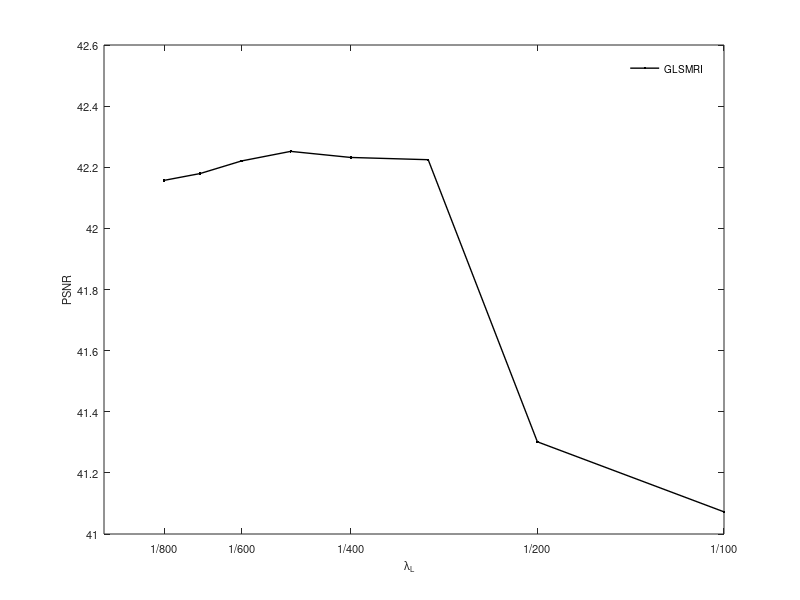

Here is the MATLAB script that generated this plot: (Note: this script raises an error after producing the figure.)

if 0
    clear
    fontsize = 15;
    load parameter\pspsnr
    PSNR_dl = [];
    PSNR_glwave = [];
    for i = 1:length(ps)
        PSNR_dl = [PSNR_dl,pspsnr{i}.param.PSNR(end)];
        PSNR_glwave = [PSNR_glwave,pspsnr{i}.param_wave.PSNR(end)];
    end
    
    f = figure;
    gg = get(f,'position');
    gg(3) = gg(3)*2;
    gg(4) = gg(4)/1.5;
    set(f,'position',gg)
    set(gcf,'color','w');
    
    plot(ps,PSNR_dl, '.-')
    hold on
    plot(ps,PSNR_glwave, 'r.-')
    legend(['DLMRI ' ], ...
        ['GLSMRI ']);
    set(gca,'XTick',ps);
    xlabel('Patch Size','fontsize',fontsize);
    ylabel('PSNR','fontsize',fontsize);
    %title('(a)');
    %{
    set(gca,'XTick',x);
    set(gca,'XTickLabel',{'0','1','10','20','30','40','50','60','70','80','90','100',''});
        legend(['GLSMRI'],['DLMRI ' ]);
    text(198,31.8,'+\infty','FontSize',15);
    xlabel('\lambda_L/\lambda_G','fontsize',fontsize);
    ylabel('PSNR','fontsize',fontsize);
    %}
end
if 0
    clear
    load parameter\dspsnr
    PSNR_dl = [];
    PSNR_glwave = [];
    for i = 1:length(ds)
        PSNR_dl = [PSNR_dl,dspsnr{i}.param.PSNR(end)];
        PSNR_glwave = [PSNR_glwave,dspsnr{i}.param_wave.PSNR(end)];
    end
    
    f = figure;
    g = get(f,'position');
    set(f,'position',g/2.1)
    set(gcf,'color','w');
    
    plot(ds,PSNR_dl, '.-')
    hold on
    plot(ds,PSNR_glwave, 'r.-')
    legend(['DLMRI ' ], ...
        ['GLSMRI(wavelet) ']);
    xlabel('Dictionary Size');
    ylabel('PSNR');
    title('(b)');
end
if 1
    clear
    fontsize = 8;
    fontsize2 = 8;
    fontsize3 = 8;
    %width = 1.5;
    width = 1;
    load parameter/fidelityWeightpsnr
    PSNR_glwave = [];
    for i = 1:length(l)
        PSNR_glwave = [PSNR_glwave,fidelityWeightpsnr{i}.param_wave.PSNR(end)];
    end
    
    l = 1./l;l = flipdim(l,2);
    %l = l([4 5 7 8]);
    PSNR_glwave = flipdim(PSNR_glwave,2);
    %PSNR_glwave = PSNR_glwave([4 5 7 8]);
    
    f = figure;
    g = get(f,'position');
    %g(3) = g(3)*2;
    g(3) = g(3)*2/3;
    g(4) = g(4)/3;
    set(f,'position',g)
    set(gcf,'color','w');
    
    p = plot(l,PSNR_glwave, 'b.-','LineWidth',width);
    set(p,'Color','black','LineWidth',width);
    set(gca,'XTick',l([1:2:end,8]));
    set(gca,'XTickLabel',{'1/800','1/600','1/400','1/200','1/100'});
    %set(gca,'XTickLabel',{'A','B','C','D','E'});
    le = legend(['GLSMRI ']);
    set(le,'Location','NorthEast');
set(le,'FontSize',fontsize2);
set(gca,'FontSize',fontsize);
legend('boxoff');
xlabel('\lambda_L   ','fontsize',fontsize3);
set(gca,'XScale','log')
ylabel('PSNR','fontsize',fontsize3);
    
end
if 1
    clear
fontsize = 6;
fontsize2 = 8;
fontsize3 = 8;
%width = 1.5;
width = 1;
    load parameter\glratiopsnr
    PSNR_glwave = [];
    %PSNR_dl = [];
    for i = 1:length(g)
        PSNR_glwave = [PSNR_glwave,glratiopsnr{i}.param_wave.PSNR(end)];
        %PSNR_dl = [PSNR_dl,glratiopsnr{i}.param.PSNR(end)];
    end
    
    %g = (1./g)*(0.007);g = flipdim(g,2);
    %PSNR_glwave = flipdim(PSNR_glwave,2);
    
    f = figure;
    gg = get(f,'position');
    gg(3) = gg(3)*2/3;
    gg(4) = gg(4)/3;
    set(f,'position',gg)
    set(gcf,'color','w');
    
    
    x = g;x(2) = 3;x(end)=200;
    p = plot(x,PSNR_glwave, '.-','LineWidth',width);
    set(p,'Color','black','LineWidth',width);
    % hold on
    % plot(g(1:end-1),PSNR_dl(1:end-1),'b.-');
    set(gca,'XTick',x);
    set(gca,'XTickLabel',{'0','1','10','20','30','40','50','60','70','80','90','100',''});
    le = legend(['GLSMRI'],['DLMRI ' ]);
set(le,'FontSize',fontsize2);
set(gca,'FontSize',fontsize);
    legend('boxoff');
    text(190,29,'+\infty','FontSize',fontsize3);
xlabel('\lambda_L/\lambda_G','fontsize',fontsize3);
ylabel('PSNR','fontsize',fontsize3);
    
end
if 1
    clear
fontsize = 6;
fontsize2 = 8;
fontsize3 = 8;
%width = 1.5;
width = 1;
    load parameter\rpsnr
    
    PSNR_glwave = [];
    PSNR_dl =[];
    for i = 1:length(r)
        PSNR_glwave = [PSNR_glwave,rpsnr{i}.param_wave.PSNR(end)];
        %PSNR_dl = [PSNR_dl,rpsnr{i}.param.PSNR(end)];
    end
    
    f = figure;
    g = get(f,'position');
    g(3) = g(3)*2/3;
    g(4) = g(4)/3;
    set(f,'position',g)
    set(gcf,'color','w');
    
    p = plot(r,PSNR_glwave, 'b.-','LineWidth',width);
    set(p,'Color','black','LineWidth',width);
    %hold on
    %plot(r,PSNR_dl,'b.-');
    set(gca,'XTick',r);
    le = legend(['GLSMRI']);
set(le,'FontSize',fontsize2);
set(gca,'FontSize',fontsize);
    legend('boxoff');
xlabel('r','fontsize',fontsize3);
ylabel('PSNR','fontsize',fontsize3);
    
end
if 0
    clear
    fontsize = 15;
    GLPSNR = [];
    load E:\gridSearch\r2psnrR1
    line = zeros(1,size(r2psnr));
    for i = 1:length(r2psnr),line(i) = r2psnr{i}.param_wave.PSNR(20);end
    GLPSNR = [GLPSNR;line];
    load E:\gridSearch\r2psnrR2
    line = zeros(1,size(r2psnr));
    for i = 1:length(r2psnr),line(i) = r2psnr{i}.param_wave.PSNR(20);end
    GLPSNR = [GLPSNR;line];
    load E:\gridSearch\r2psnrR3
    line = zeros(1,size(r2psnr));
    for i = 1:length(r2psnr),line(i) = r2psnr{i}.param_wave.PSNR(20);end
    GLPSNR = [GLPSNR;line];
    load E:\gridSearch\r2psnrR4
    line = zeros(1,size(r2psnr));
    for i = 1:length(r2psnr),line(i) = r2psnr{i}.param_wave.PSNR(20);end
    GLPSNR = [GLPSNR;line];
    load E:\gridSearch\r2psnrR5
    line = zeros(1,size(r2psnr));
    for i = 1:length(r2psnr),line(i) = r2psnr{i}.param_wave.PSNR(20);end
    GLPSNR = [GLPSNR;line];
    load E:\gridSearch\r2psnrR6
    line = zeros(1,size(r2psnr));
    for i = 1:length(r2psnr),line(i) = r2psnr{i}.param_wave.PSNR(20);end
    GLPSNR = [GLPSNR;line];
    
    g = 0:10:100;g(1) = 1;%g = [g,inf];g = 1./g;g = flipdim(g,2);
    r = 1:6;
    [X,Y] = meshgrid(g, r);
    figure;
    set(gcf,'color','w');
    mesh(X,Y,GLPSNR(:,1:end-1));
    
    hold on;index = 1;plot3(g,repmat(r(index),1,length(g)),GLPSNR(index,1:end-1),'k.-');
    hold on;index = 2;plot3(g,repmat(r(index),1,length(g)),GLPSNR(index,1:end-1),'m.-');
    hold on;index = 3;plot3(g,repmat(r(index),1,length(g)),GLPSNR(index,1:end-1),'c.-');
    hold on;index = 4;plot3(g,repmat(r(index),1,length(g)),GLPSNR(index,1:end-1),'r.-');
    hold on;index = 5;plot3(g,repmat(r(index),1,length(g)),GLPSNR(index,1:end-1),'g.-');
    hold on;index = 6;plot3(g,repmat(r(index),1,length(g)),GLPSNR(index,1:end-1),'b.-');
    
    
    set(gca,'XTick',g);
    set(gca,'XTickLabel',{'1','10','20','30','40','50','60','70','80','90','100'});
    set(gca,'YTick',r);
    set(gca,'YTickLabel',{'1','2','3','4','5','6'});
    xlabel('\lambda_L/\lambda_G','fontsize',fontsize);
    ylabel('r','fontsize',fontsize);
    zlabel('PSNR','fontsize',fontsize);
end